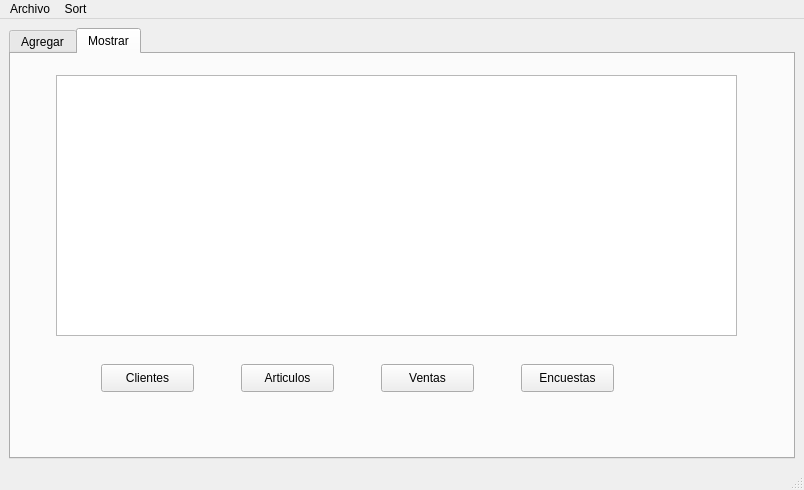
<?xml version="1.0" encoding="UTF-8"?>
<ui version="4.0">
 <class>MainWindow</class>
 <widget class="QMainWindow" name="MainWindow">
  <property name="geometry">
   <rect>
    <x>0</x>
    <y>0</y>
    <width>804</width>
    <height>490</height>
   </rect>
  </property>
  <property name="windowTitle">
   <string>MainWindow</string>
  </property>
  <widget class="QWidget" name="centralwidget">
   <layout class="QGridLayout" name="gridLayout">
    <item row="0" column="0">
     <widget class="QTabWidget" name="tabWidget">
      <property name="currentIndex">
       <number>1</number>
      </property>
      <widget class="QWidget" name="tab">
       <attribute name="title">
        <string>Agregar</string>
       </attribute>
       <widget class="QSpinBox" name="spinBox_Encuestas_satisfaccion">
        <property name="geometry">
         <rect>
          <x>370</x>
          <y>270</y>
          <width>42</width>
          <height>22</height>
         </rect>
        </property>
        <property name="minimum">
         <number>1</number>
        </property>
        <property name="maximum">
         <number>5</number>
        </property>
       </widget>
       <widget class="QLabel" name="label_2">
        <property name="geometry">
         <rect>
          <x>60</x>
          <y>70</y>
          <width>31</width>
          <height>16</height>
         </rect>
        </property>
        <property name="text">
         <string>Id:</string>
        </property>
       </widget>
       <widget class="QLabel" name="label_14">
        <property name="geometry">
         <rect>
          <x>380</x>
          <y>210</y>
          <width>56</width>
          <height>16</height>
         </rect>
        </property>
        <property name="text">
         <string>Encuesta</string>
        </property>
       </widget>
       <widget class="QLineEdit" name="lineEdit_Articulo_id">
        <property name="geometry">
         <rect>
          <x>100</x>
          <y>200</y>
          <width>113</width>
          <height>22</height>
         </rect>
        </property>
       </widget>
       <widget class="QLabel" name="label_19">
        <property name="geometry">
         <rect>
          <x>230</x>
          <y>270</y>
          <width>131</width>
          <height>20</height>
         </rect>
        </property>
        <property name="text">
         <string>Grado de satisfaccion</string>
        </property>
       </widget>
       <widget class="QLabel" name="label_16">
        <property name="geometry">
         <rect>
          <x>310</x>
          <y>140</y>
          <width>41</width>
          <height>16</height>
         </rect>
        </property>
        <property name="text">
         <string>Costo:</string>
        </property>
       </widget>
       <widget class="QLabel" name="label_5">
        <property name="geometry">
         <rect>
          <x>70</x>
          <y>200</y>
          <width>21</width>
          <height>16</height>
         </rect>
        </property>
        <property name="text">
         <string>Id:</string>
        </property>
       </widget>
       <widget class="QPushButton" name="pushButton_Agregar">
        <property name="geometry">
         <rect>
          <x>260</x>
          <y>340</y>
          <width>93</width>
          <height>28</height>
         </rect>
        </property>
        <property name="text">
         <string>Agregar</string>
        </property>
       </widget>
       <widget class="QLineEdit" name="lineEdit_Ventas_venta">
        <property name="geometry">
         <rect>
          <x>360</x>
          <y>180</y>
          <width>113</width>
          <height>22</height>
         </rect>
        </property>
       </widget>
       <widget class="QLineEdit" name="lineEdit_Encuestas_Fecha">
        <property name="geometry">
         <rect>
          <x>360</x>
          <y>240</y>
          <width>113</width>
          <height>22</height>
         </rect>
        </property>
       </widget>
       <widget class="QLineEdit" name="lineEdit_Articulo_Nombre">
        <property name="geometry">
         <rect>
          <x>100</x>
          <y>240</y>
          <width>113</width>
          <height>22</height>
         </rect>
        </property>
       </widget>
       <widget class="QLabel" name="label_4">
        <property name="geometry">
         <rect>
          <x>130</x>
          <y>160</y>
          <width>56</width>
          <height>16</height>
         </rect>
        </property>
        <property name="text">
         <string>Artículo</string>
        </property>
       </widget>
       <widget class="QLabel" name="label_18">
        <property name="geometry">
         <rect>
          <x>310</x>
          <y>240</y>
          <width>41</width>
          <height>16</height>
         </rect>
        </property>
        <property name="text">
         <string>Fecha:</string>
        </property>
       </widget>
       <widget class="QLabel" name="label_11">
        <property name="geometry">
         <rect>
          <x>310</x>
          <y>100</y>
          <width>41</width>
          <height>16</height>
         </rect>
        </property>
        <property name="text">
         <string>Fecha:</string>
        </property>
       </widget>
       <widget class="QPushButton" name="pushButton_Mostrar">
        <property name="geometry">
         <rect>
          <x>360</x>
          <y>340</y>
          <width>93</width>
          <height>28</height>
         </rect>
        </property>
        <property name="text">
         <string>Clientes</string>
        </property>
       </widget>
       <widget class="QLabel" name="label">
        <property name="geometry">
         <rect>
          <x>130</x>
          <y>30</y>
          <width>56</width>
          <height>16</height>
         </rect>
        </property>
        <property name="text">
         <string>Clientes</string>
        </property>
       </widget>
       <widget class="QLineEdit" name="lineEdit_Ventas_Fecha">
        <property name="geometry">
         <rect>
          <x>360</x>
          <y>100</y>
          <width>113</width>
          <height>22</height>
         </rect>
        </property>
       </widget>
       <widget class="QLabel" name="label_9">
        <property name="geometry">
         <rect>
          <x>390</x>
          <y>30</y>
          <width>56</width>
          <height>16</height>
         </rect>
        </property>
        <property name="text">
         <string>Ventas</string>
        </property>
       </widget>
       <widget class="QLineEdit" name="lineEdit_Cliente_nombre">
        <property name="geometry">
         <rect>
          <x>90</x>
          <y>100</y>
          <width>113</width>
          <height>22</height>
         </rect>
        </property>
       </widget>
       <widget class="QLabel" name="label_3">
        <property name="geometry">
         <rect>
          <x>30</x>
          <y>100</y>
          <width>56</width>
          <height>16</height>
         </rect>
        </property>
        <property name="text">
         <string>Nombre:</string>
        </property>
       </widget>
       <widget class="QLabel" name="label_7">
        <property name="geometry">
         <rect>
          <x>40</x>
          <y>280</y>
          <width>56</width>
          <height>16</height>
         </rect>
        </property>
        <property name="text">
         <string>Costo:</string>
        </property>
       </widget>
       <widget class="QLabel" name="label_10">
        <property name="geometry">
         <rect>
          <x>330</x>
          <y>70</y>
          <width>21</width>
          <height>16</height>
         </rect>
        </property>
        <property name="text">
         <string>Id:</string>
        </property>
       </widget>
       <widget class="QLineEdit" name="lineEdit_Articulo_Venta">
        <property name="geometry">
         <rect>
          <x>100</x>
          <y>320</y>
          <width>113</width>
          <height>22</height>
         </rect>
        </property>
       </widget>
       <widget class="QLabel" name="label_13">
        <property name="geometry">
         <rect>
          <x>310</x>
          <y>180</y>
          <width>41</width>
          <height>16</height>
         </rect>
        </property>
        <property name="text">
         <string>Venta:</string>
        </property>
       </widget>
       <widget class="QLineEdit" name="lineEdit_Ventas_id">
        <property name="geometry">
         <rect>
          <x>360</x>
          <y>70</y>
          <width>113</width>
          <height>22</height>
         </rect>
        </property>
       </widget>
       <widget class="QLineEdit" name="lineEdit_Cliente_id">
        <property name="geometry">
         <rect>
          <x>90</x>
          <y>70</y>
          <width>113</width>
          <height>22</height>
         </rect>
        </property>
       </widget>
       <widget class="QLineEdit" name="lineEdit_Articulo_Costo">
        <property name="geometry">
         <rect>
          <x>100</x>
          <y>280</y>
          <width>113</width>
          <height>22</height>
         </rect>
        </property>
       </widget>
       <widget class="QLabel" name="label_8">
        <property name="geometry">
         <rect>
          <x>40</x>
          <y>320</y>
          <width>56</width>
          <height>16</height>
         </rect>
        </property>
        <property name="text">
         <string>Venta:</string>
        </property>
       </widget>
       <widget class="QLabel" name="label_6">
        <property name="geometry">
         <rect>
          <x>40</x>
          <y>240</y>
          <width>56</width>
          <height>16</height>
         </rect>
        </property>
        <property name="text">
         <string>Nombre:</string>
        </property>
       </widget>
       <widget class="QLineEdit" name="lineEdit_Ventas_costo">
        <property name="geometry">
         <rect>
          <x>360</x>
          <y>140</y>
          <width>113</width>
          <height>22</height>
         </rect>
        </property>
       </widget>
       <widget class="QPlainTextEdit" name="salida">
        <property name="geometry">
         <rect>
          <x>480</x>
          <y>10</y>
          <width>281</width>
          <height>311</height>
         </rect>
        </property>
       </widget>
       <widget class="QPushButton" name="pushButton_Mostrar_Articulos">
        <property name="geometry">
         <rect>
          <x>460</x>
          <y>340</y>
          <width>93</width>
          <height>28</height>
         </rect>
        </property>
        <property name="text">
         <string>Articulos</string>
        </property>
       </widget>
       <widget class="QPushButton" name="pushButton_Mostrar_Ventas">
        <property name="geometry">
         <rect>
          <x>560</x>
          <y>340</y>
          <width>93</width>
          <height>28</height>
         </rect>
        </property>
        <property name="text">
         <string>Ventas</string>
        </property>
       </widget>
       <widget class="QPushButton" name="pushButton_Mostarr_Encuestas">
        <property name="geometry">
         <rect>
          <x>660</x>
          <y>340</y>
          <width>93</width>
          <height>28</height>
         </rect>
        </property>
        <property name="text">
         <string>Encuestas</string>
        </property>
       </widget>
      </widget>
      <widget class="QWidget" name="tab_2">
       <attribute name="title">
        <string>Mostrar</string>
       </attribute>
       <widget class="QTableWidget" name="tabla">
        <property name="geometry">
         <rect>
          <x>45</x>
          <y>21</y>
          <width>681</width>
          <height>261</height>
         </rect>
        </property>
       </widget>
       <widget class="QPushButton" name="pushButton_Clientes">
        <property name="geometry">
         <rect>
          <x>90</x>
          <y>310</y>
          <width>93</width>
          <height>28</height>
         </rect>
        </property>
        <property name="text">
         <string>Clientes</string>
        </property>
       </widget>
       <widget class="QPushButton" name="pushButton_Articulos">
        <property name="geometry">
         <rect>
          <x>230</x>
          <y>310</y>
          <width>93</width>
          <height>28</height>
         </rect>
        </property>
        <property name="text">
         <string>Articulos</string>
        </property>
       </widget>
       <widget class="QPushButton" name="pushButton_Ventas">
        <property name="geometry">
         <rect>
          <x>370</x>
          <y>310</y>
          <width>93</width>
          <height>28</height>
         </rect>
        </property>
        <property name="text">
         <string>Ventas</string>
        </property>
       </widget>
       <widget class="QPushButton" name="pushButton_Encuestas">
        <property name="geometry">
         <rect>
          <x>510</x>
          <y>310</y>
          <width>93</width>
          <height>28</height>
         </rect>
        </property>
        <property name="text">
         <string>Encuestas</string>
        </property>
       </widget>
      </widget>
     </widget>
    </item>
   </layout>
  </widget>
  <widget class="QMenuBar" name="menubar">
   <property name="geometry">
    <rect>
     <x>0</x>
     <y>0</y>
     <width>804</width>
     <height>26</height>
    </rect>
   </property>
   <widget class="QMenu" name="menuArchivo">
    <property name="title">
     <string>Archivo</string>
    </property>
    <addaction name="separator"/>
    <addaction name="actionAbrir"/>
    <addaction name="actionGuardar"/>
   </widget>
   <widget class="QMenu" name="menuSort">
    <property name="title">
     <string>Sort</string>
    </property>
    <addaction name="actionCosto"/>
    <addaction name="actionVenta"/>
    <addaction name="actionSatisfaccion"/>
    <addaction name="actionCliente"/>
   </widget>
   <addaction name="menuArchivo"/>
   <addaction name="menuSort"/>
  </widget>
  <widget class="QStatusBar" name="statusbar"/>
  <action name="actionAbrir">
   <property name="text">
    <string>Abrir</string>
   </property>
  </action>
  <action name="actionGuardar">
   <property name="text">
    <string>Guardar</string>
   </property>
   <property name="shortcut">
    <string>Ctrl+G</string>
   </property>
  </action>
  <action name="actionCosto">
   <property name="text">
    <string>Costo</string>
   </property>
  </action>
  <action name="actionVenta">
   <property name="text">
    <string>Venta </string>
   </property>
  </action>
  <action name="actionSatisfaccion">
   <property name="text">
    <string>Satisfaccion</string>
   </property>
  </action>
  <action name="actionCliente">
   <property name="text">
    <string>Cliente</string>
   </property>
  </action>
 </widget>
 <resources/>
 <connections/>
</ui>
